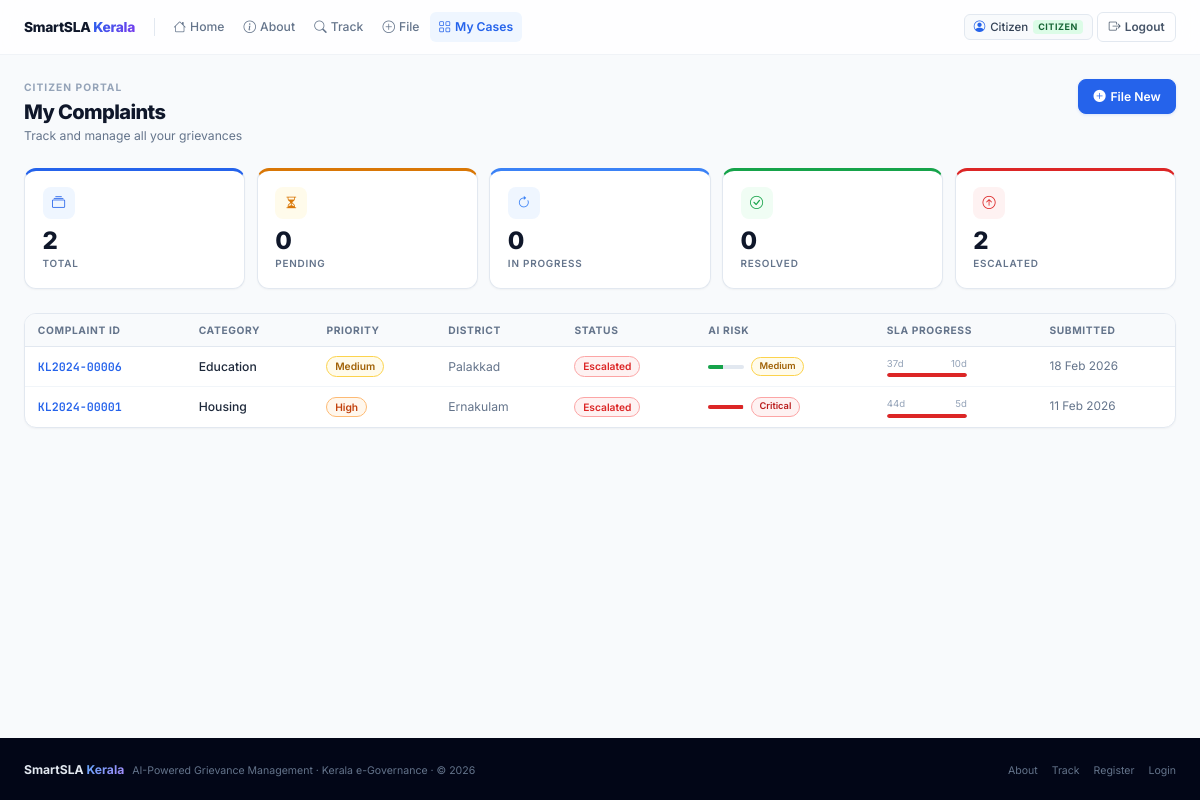
Before: /citizen/dashboard (signed in) with the older database file.
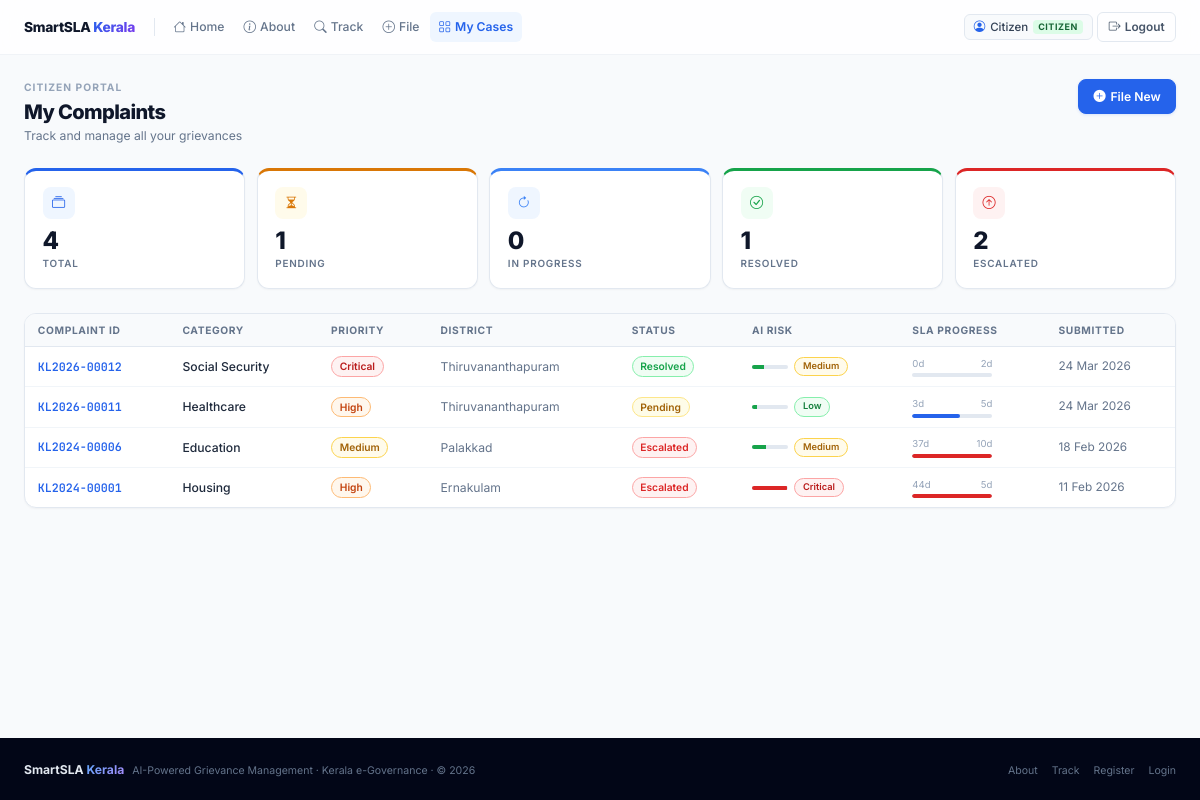
After: the same page with the newer database file.
### tables this page shows
CREATE TABLE complaints (
        id INTEGER PRIMARY KEY AUTOINCREMENT,
        complaint_id TEXT UNIQUE,
        user_id INTEGER,
        assigned_to INTEGER,
        category TEXT, department TEXT, priority TEXT,
        district TEXT, description TEXT,
        status TEXT DEFAULT 'Pending',
        sla_threshold INTEGER,
        predicted_days REAL,
        sla_risk_score REAL,
        sla_risk_label TEXT,
        submitted_at TEXT DEFAULT (datetime('now')),
        resolved_at TEXT,
        escalated INTEGER DEFAULT 0,
        escalated_at TEXT,
        resubmission INTEGER DEFAULT 0
    );

### app.py (the view)
@app.route('/citizen/dashboard')
@login_required
def citizen_dashboard():
    user = query_db('SELECT * FROM users WHERE id=?',[session['user_id']],one=True)
    complaints = wrap(query_db('SELECT * FROM complaints WHERE user_id=? ORDER BY submitted_at DESC',[session['user_id']]))
    return render_template('citizen/dashboard.html', user=user, complaints=complaints)

### app.py (called while the page is built)
def get_db():
    db = getattr(g, '_database', None)
    if db is None:
        db = g._database = sqlite3.connect(DATABASE)
        db.row_factory = sqlite3.Row
    return db

def query_db(query, args=(), one=False):
    cur = get_db().execute(query, args)
    rv = cur.fetchall()
    return (rv[0] if rv else None) if one else rv

def _parse_dt(s):
    if not s: return None
    for fmt in ('%Y-%m-%d %H:%M:%S','%Y-%m-%dT%H:%M:%S','%Y-%m-%d %H:%M:%S.%f'):
        try: return datetime.strptime(s, fmt)
        except: pass
    return None

def login_required(f):
    @wraps(f)
    def dec(*a, **kw):
        if 'user_id' not in session:
            flash('Please log in first.','warning')
            return redirect(url_for('login'))
        return f(*a, **kw)
    return dec

    @property
    def days_pending(self):
        end = self.resolved_at or datetime.utcnow()
        return max(0,(end - self.submitted_at).days) if self.submitted_at else 0

    @property
    def sla_violated(self):
        if self.status in ('Resolved', 'Closed'):
            return False
        return self.days_pending > self.sla_threshold

### templates/citizen/dashboard.html (shortened to what this page needs)
{% extends 'base.html' %}{% block title %}My Cases — SmartSLA Kerala{% endblock %}
{% block content %}
<div class="page-wrap">
  <div class="page-header a1"><div><div class="section-label">Citizen Portal</div><div class="page-title">My Complaints</div><div class="page-subtitle">Track and manage all your grievances</div></div><a href="{{ url_for('submit_complaint') }}" class="btn btn-primary"><i class="bi bi-plus-circle-fill"></i>File New</a></div>
  {% set total=complaints|length %}{% set pending=[] %}{% set in_prog=[] %}{% set resolved=[] %}{% set escalated=[] %}
  <div class="grid-5 a2" style="margin-bottom:1.5rem">
    <div class="kpi kpi-top kpi-blue"><div class="kpi-ic kpi-ic-blue"><i class="bi bi-collection"></i></div><div class="kpi-n" data-cu="{{ total }}">{{ total }}</div><div class="kpi-l">Total</div></div>
    <div class="kpi kpi-top kpi-amber"><div class="kpi-ic kpi-ic-amber"><i class="bi bi-hourglass-split"></i></div><div class="kpi-n" data-cu="{{ pending|length }}">{{ pending|length }}</div><div class="kpi-l">Pending</div></div>
    <div class="kpi kpi-top kpi-cyan" style="border-top-color:#3b82f6"><div class="kpi-ic" style="background:#eff6ff;color:#3b82f6"><i class="bi bi-arrow-clockwise"></i></div><div class="kpi-n" data-cu="{{ in_prog|length }}">{{ in_prog|length }}</div><div class="kpi-l">In Progress</div></div>
    <div class="kpi kpi-top kpi-green"><div class="kpi-ic kpi-ic-green"><i class="bi bi-check-circle"></i></div><div class="kpi-n" data-cu="{{ resolved|length }}">{{ resolved|length }}</div><div class="kpi-l">Resolved</div></div>
    <div class="kpi kpi-top kpi-red"><div class="kpi-ic kpi-ic-red"><i class="bi bi-arrow-up-circle"></i></div><div class="kpi-n" data-cu="{{ escalated|length }}">{{ escalated|length }}</div><div class="kpi-l">Escalated</div></div>
  </div>
  <div class="card a3">{% if complaints %}<div style="overflow-x:auto"><table class="table"><thead><tr><th>Complaint ID</th><th>Category</th><th>Priority</th><th>District</th><th>Status</th><th>AI Risk</th><th>SLA Progress</th><th>Submitted</th></tr></thead><tbody>{% for c in complaints %}<tr class="cr" onclick="window.location='{{ url_for('complaint_detail',complaint_id=c.complaint_id) }}'"><td><a href="{{ url_for('complaint_detail',complaint_id=c.complaint_id) }}" class="cl" onclick="event.stopPropagation()">{{ c.complaint_id }}</a></td><td style="font-weight:500">{{ c.category }}</td><td><span class="badge badge-{{ c.priority }}">{{ c.priority }}</span></td><td style="color:var(--g500)">{{ c.district }}</td><td><span class="badge status-{{ c.status.replace(' ','') }}">{{ c.status }}</span></td><td><div style="display:flex;align-items:center;gap:.4rem"><div style="width:36px;height:4px;background:var(--g200);border-radius:2px;overflow:hidden"><div style="height:100%;width:{{ c.sla_risk_score }}%;background:{%if c.sla_risk_score>=75%}var(--err){%elif c.sla_risk_score>=50%}var(--warn){%else%}var(--ok){%endif%}"></div></div><span class="badge badge-{{ c.sla_risk_label }}" style="font-size:.58rem">{{ c.sla_risk_label }}</span></div></td><td><div style="width:80px"><div style="display:flex;justify-content:space-between;font-size:.6rem;color:var(--g400);margin-bottom:.15rem"><span>{{ c.days_pending }}d</span><span>{{ c.sla_threshold }}d</span></div><div class="progress"><div class="progress-bar" style="width:{{ [c.progress_pct,100]|min }}%;background:{%if c.sla_violated%}var(--err){%elif c.progress_pct>75%}var(--warn){%else%}var(--pri){%endif%}"></div></div></div></td><td style="color:var(--g500);font-size:.74rem">{{ c.submitted_at.strftime('%d %b %Y') if c.submitted_at else 'N/A' }}</td></tr>{% endfor %}</tbody></table></div>{% endif %}</div>
</div>
{% endblock %}

Changed rows visible on the page:
added complaints: complaint_id "KL2026-00012", category "Social Security", priority "Critical", district "Thiruvananthapuram", status "Resolved", sla_risk_score 33.8 (drawn), sla_risk_label "Medium", days_pending "0", sla_threshold "2", submitted_at "24 Mar 2026"
added complaints: complaint_id "KL2026-00011", category "Healthcare", priority "High", district "Thiruvananthapuram", status "Pending", sla_risk_score 14.5 (drawn), sla_risk_label "Low", days_pending "3", sla_threshold "5", {{ [c.progress_pct,100]|min }} 60 (drawn), submitted_at "24 Mar 2026"
Other visible differences:
{{ total }}: "2" → "4"
{{ pending|length }}: "0" → "1"
{{ resolved|length }}: "0" → "1"
